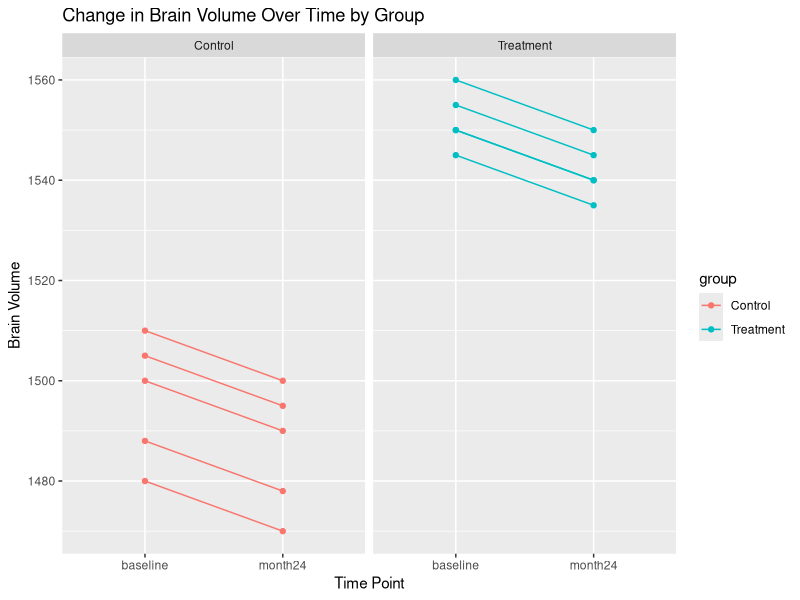
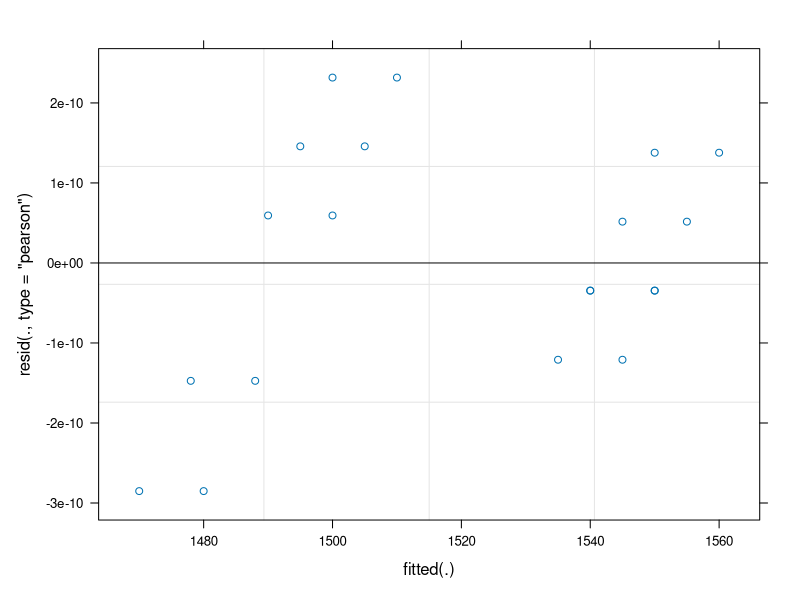

Generate these figures, in order, with R:
# Load necessary libraries
library(lme4)
library(dplyr)
library(ggplot2)

# Example data (replace with your actual data)
subject <- factor(rep(1:10, each=2))  # 10 subjects with 2 time points each
time <- factor(rep(c("baseline", "month24"), 10))
group <- factor(rep(c("Control", "Treatment"), each=10))  # 2 groups
brain_volume <- c(1500, 1490, 1480, 1470, 1505, 1495, 1488, 1478, 1510, 1500, 
                  1550, 1540, 1560, 1550, 1545, 1535, 1555, 1545, 1550, 1540)

# Create a data frame
data <- data.frame(subject, time, group, brain_volume)

# Fit the mixed-effects model with time and interaction
model <- lmer(brain_volume ~ time * group + (1|subject), data=data)
summary(model)

ggplot(data, aes(x=time, y=brain_volume, color=group, group=subject)) +
  geom_line() +
  geom_point() +
  facet_wrap(~group) +
  labs(title="Change in Brain Volume Over Time by Group",
       x="Time Point",
       y="Brain Volume")

# Diagnostic plots
par(mfrow=c(2,2))
plot(model)